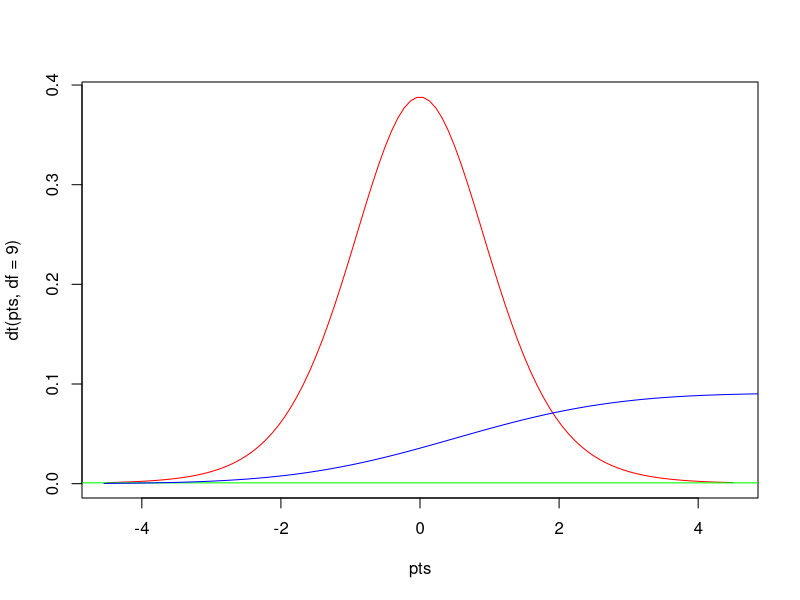

Write R code to recreate this figure.

x = c(1000,230,12333,3455,23,12,3,45,56,78)
y = c(1,2,3,4,5,6,7,8,9,10,11)
pts = seq(-4.5,4.5,length=100)
plot(pts,dt(pts,df=9),col='red',type='l')
lines(density(x), col='green')
lines(density(y), col='blue')
ttest = t.test(x,y)

